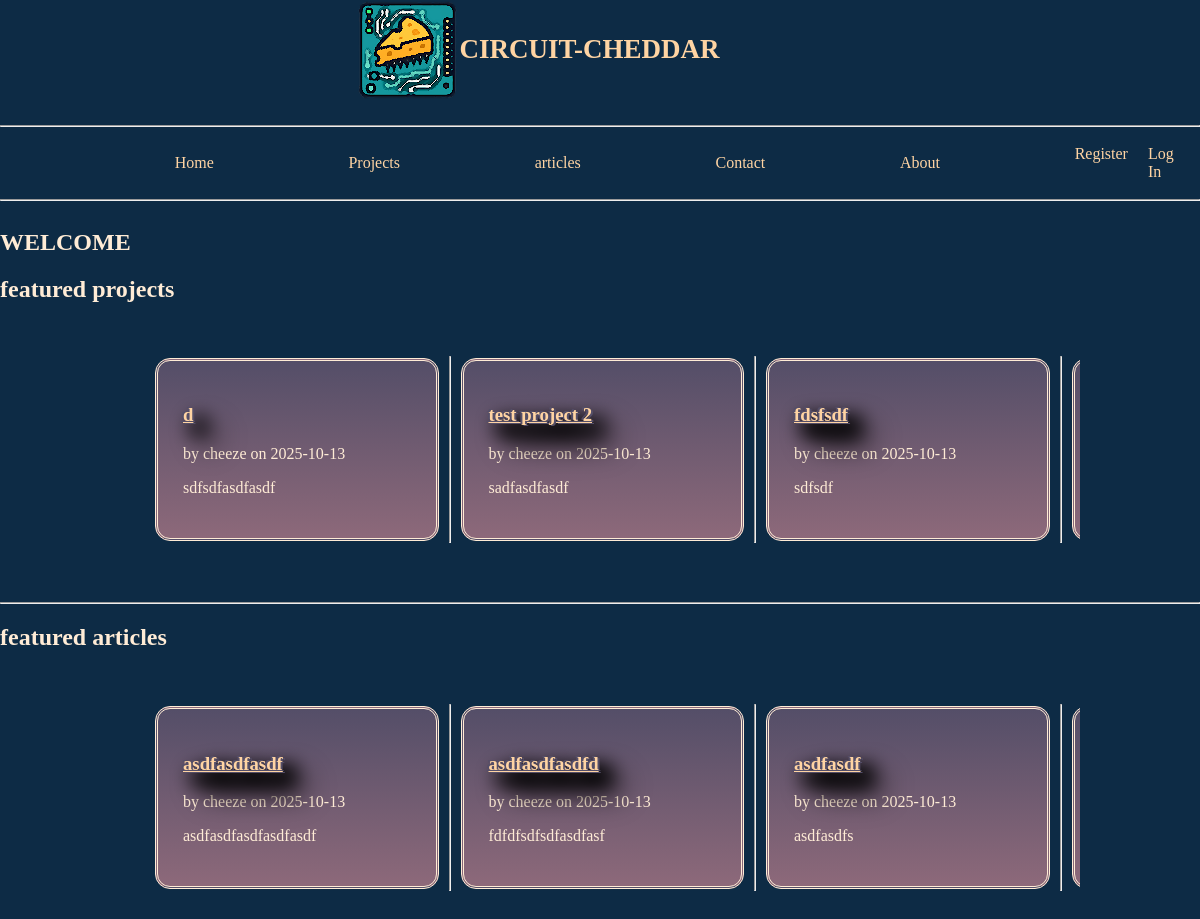
The page / on the database its author committed.
### tables this page shows
CREATE TABLE post (
    id INTEGER PRIMARY KEY AUTOINCREMENT,
    author_id INTEGER NOT NULL,
    type TEXT NOT NULL DEFAULT 'PROJECT',
    created TIMESTAMP NOT NULL DEFAULT CURRENT_TIMESTAMP,
    title TEXT NOT NULL,
    description TEXT NOT NULL,
    body TEXT NOT NULL,
    thumbnail TEXT,
    FOREIGN KEY (author_id) REFERENCES user (id)
);

CREATE TABLE user (
    id INTEGER PRIMARY KEY AUTOINCREMENT,
    username TEXT UNIQUE NOT NULL,
    password TEXT NOT NULL,
    email TEXT NOT NULL,
    role TEXT NOT NULL DEFAULT 'USER'
);

### app/home.py (the view)
@bp.route('/')
def index():
    db = get_db()
    posts = db.execute(
        'SELECT p.id, title, description, body, type, created, author_id, username'
        ' FROM post p JOIN user u ON p.author_id = u.id'
        ' ORDER BY created DESC'
    ).fetchall()
    return render_template('home/index.html', posts=posts)

### app/auth.py (called while the page is built)
@bp.before_app_request
def load_logged_in_user():
    user_id = session.get('user_id')
    if user_id is None:
        g.user = None
    else:
        g.user = get_db().execute('SELECT * FROM user WHERE id = ?',(user_id,)).fetchone()

### app/db.py (called while the page is built)
def get_db():
    if 'db' not in g:
        g.db = sqlite3.connect(
            current_app.config['DATABASE'],
            detect_types=sqlite3.PARSE_DECLTYPES
        )
        g.db.row_factory = sqlite3.Row
    return g.db

### app/templates/home/index.html (shortened to what this page needs)
{% extends 'base.html' %}
{% block header %}
  <h1>{% block title %}WELCOME{% endblock %}</h1>
{% endblock %}
{% block content %}
<h1>featured projects</h1>
<div class="scrolling-wrapper">
  {% for post in posts %}
    {% if post['type'] == 'PROJECT' %}
    <div class="card">
    <article class="post">
      <header>
        <div>
          <h1><a href="{{ url_for('app/projects.project', id=post['id']) }}">{{ post['title'] }}</a> </h1>
          <div class="about">by {{ post['username'] }} on {{ post['created'].strftime('%Y-%m-%d') }}</div>
        </div>
      </header>
        <span><p>{{ post['description'] }}</p></span>
    </article>
    </div>
    {% if not loop.last %}
      <hr>
    {% endif %}
    {% endif %}
  {% endfor %}
</div>
<br>
<hr>
<h1>featured articles</h1>
<div class="scrolling-wrapper">
  {% for post in posts %}
    {% if post['type'] == 'ARTICLE' %}
    <div class="card">
    <article class="post">
      <header>
        <div>
          <h1><a href="{{ url_for('app/projects.project', id=post['id']) }}">{{ post['title'] }}</a> </h1>
          <div class="about">by {{ post['username'] }} on {{ post['created'].strftime('%Y-%m-%d') }}</div>
        </div>
      </header>
        <span><p>{{ post['description'] }}</p></span>
    </article>
    </div>
    {% if not loop.last %}
      <hr>
    {% endif %}
    {% endif %}
  {% endfor %}
</div>
{% endblock %}

### app/static/styles.css (style rules this page uses)
.scrolling-wrapper { height: 100%; display: flex; flex-wrap: nowrap; overflow-x: auto; -webkit-overflow-scrolling: touch; padding: 25px; scrollbar-width: 10%; scrollbar-color: var(--lightorange); margin-inline: 10%; }
.card { flex: 0 0 auto; margin: 10px; padding: 25px; min-width: 200px; width: 25%; border-radius: 15px; border-style: double; color: var(--lightwhite); background-image: linear-gradient(to bottom, var(--darkpurple) ,var(--lightPurple)); }
.card h1 { filter: drop-shadow(10px 10px 10px rgba(.9, .1, .5, 0.99)); color: var(--darkwhite); }
.card a { filter: drop-shadow(10px 10px 10px rgba(.9, .1, .5, 0.99)); color: var(--darkwhite); text-shadow: 2px 1px var(--darkpurple), -2px -1px var(--darkpurple); }

### rows shown on the page
post: title "d", username "cheeze", created "2025-10-13", description "sdfsdfasdfasdf"
post: title "test project 2", username "cheeze", created "2025-10-13", description "sadfasdfasdf"
post: title "fdsfsdf", username "cheeze", created "2025-10-13", description "sdfsdf"
post: title "asdfasdfasdf", username "cheeze", created "2025-10-13", description "asdfasdfasdfasdfasdf"
post: title "asdfasdfasdfd", username "cheeze", created "2025-10-13", description "fdfdfsdfsdfasdfasf"
post: title "asdfasdf", username "cheeze", created "2025-10-13", description "asdfasdfs"
